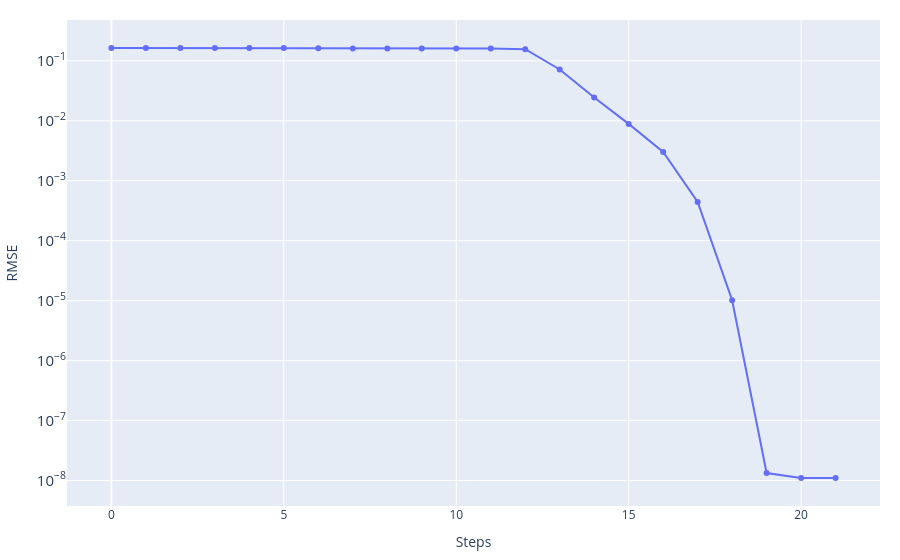
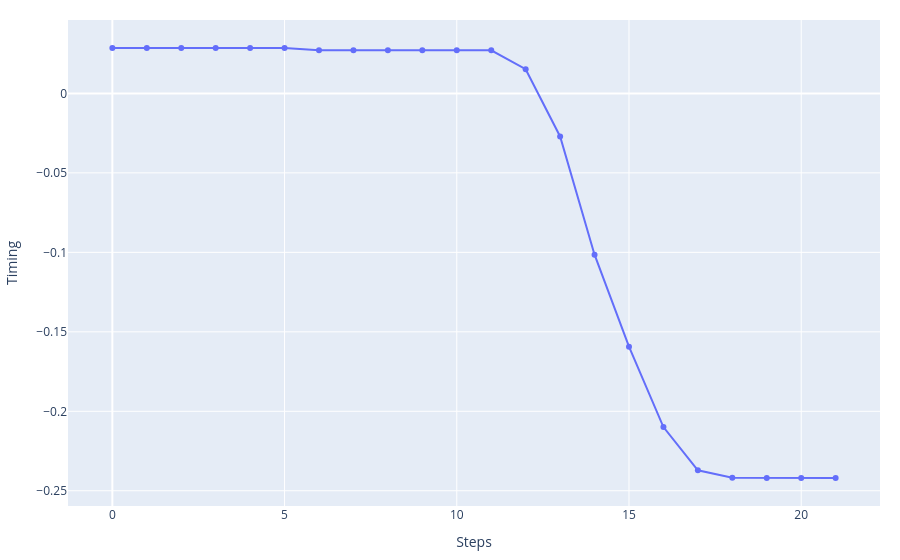
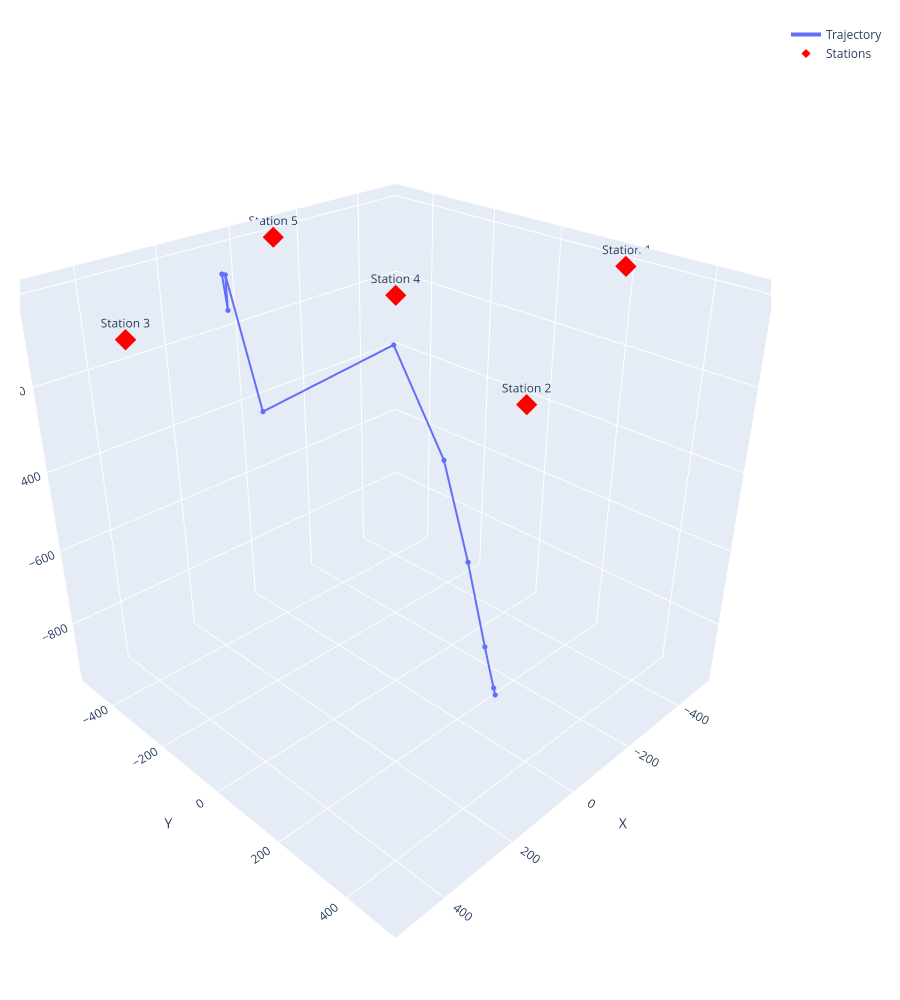

These figures' notebook cell, in order:
### Code cell
event_best_LM, history_LM, cost_story_LM, misfit_fin_LM = Levenberg_Marquardt.Levenberg_Marquardt(
    stations=stations_norm,
    event_test=np.copy(event_ini),
    n_iteration=1_000,
    vp=vp)

print('Best fitt with:')
print(f'\t- RMSE = {misfit_fin_LM}')
print(f'\t- Event = {event_best_LM}')

_ = graphics.history_2d(cost_story_LM, 'RMSE', log_y=True)
_ = graphics.history_2d(history_LM[:, 3], 'Timing')
_ = graphics.history_3d(history_LM[:, :3], stations_norm)

### Figure 1 — Plotly figure (JSON) as saved in the notebook; plotly's stock layout.template omitted (floating-point values rounded to 4 significant figures)
{"data": [{"mode": "lines+markers", "name": "RMSE", "type": "scatter", "x": [0, 1, 2, 3, 4, 5, 6, 7, 8, 9, 10, 11, 12, 13, 14, 15, 16, 17, 18, 19, 20, 21], "y": [0.1631, 0.1631, 0.1631, 0.1631, 0.1631, 0.1631, 0.1617, 0.1605, 0.1605, 0.1605, 0.1605, 0.1605, 0.1565, 0.07162, 0.02449, 0.00886, 0.003016, 0.0004429, 1.014e-05, 1.336e-08, 1.104e-08, 1.104e-08]}], "layout": {"hovermode": "x unified", "margin": {"b": 20, "l": 20, "r": 20, "t": 20}, "title": {}, "xaxis": {"showgrid": true, "title": {"text": "Steps"}}, "yaxis": {"exponentformat": "power", "showgrid": true, "title": {"text": "RMSE"}, "type": "log"}}}

### Figure 2 — Plotly figure (JSON) as saved in the notebook; plotly's stock layout.template omitted (floating-point values rounded to 4 significant figures)
{"data": [{"mode": "lines+markers", "name": "Timing", "type": "scatter", "x": [0, 1, 2, 3, 4, 5, 6, 7, 8, 9, 10, 11, 12, 13, 14, 15, 16, 17, 18, 19, 20, 21], "y": [0.02853, 0.02853, 0.02853, 0.02853, 0.02853, 0.02853, 0.02712, 0.02712, 0.02712, 0.02712, 0.02712, 0.02712, 0.01523, -0.0271, -0.1015, -0.1594, -0.2099, -0.2371, -0.2418, -0.2419, -0.2419, -0.2419]}], "layout": {"hovermode": "x unified", "margin": {"b": 20, "l": 20, "r": 20, "t": 20}, "title": {}, "xaxis": {"showgrid": true, "title": {"text": "Steps"}}, "yaxis": {"exponentformat": "power", "showgrid": true, "title": {"text": "Timing"}, "type": "linear"}}}

### Figure 3 — Plotly figure (JSON) as saved in the notebook; plotly's stock layout.template omitted (floating-point values rounded to 4 significant figures)
{"data": [{"customdata": ["0", "1", "2", "3", "4", "5", "6", "7", "8", "9", "10", "11", "12", "13", "14", "15", "16", "17", "18", "19", "20", "21"], "hovertemplate": "<b>Step %{customdata}</b><br>X: %{x:.2f}<br>Y: %{y:.2f}<br>Z: %{z:.2f}<extra></extra>", "line": {"width": 4}, "marker": {"size": 3}, "mode": "lines+markers", "name": "Trajectory", "type": "scatter3d", "x": [152.5, 152.5, 152.5, 152.5, 152.5, 152.5, 149.2, 149.2, 149.2, 149.2, 149.2, 149.2, 121.8, -2.564, -41.28, -65.96, -86.28, -97.41, -99.39, -99.43, -99.43, -99.43], "y": [-363.8, -363.8, -363.8, -363.8, -363.8, -363.8, -356.3, -356.3, -356.3, -356.3, -356.3, -356.3, -292.5, -7.894, 102.7, 158.3, 200.3, 222.8, 226.8, 226.9, 226.9, 226.9], "z": [-6.465, -6.465, -6.465, -6.465, -6.465, -6.465, -85.63, -7.112, -7.112, -7.112, -7.112, -7.112, -311.6, -108.7, -347.1, -587.0, -804.9, -916.3, -935.0, -935.5, -935.5, -935.5]}, {"hovertemplate": "<b>%{text}</b><br>X: %{x:.2f}<br>Y: %{y:.2f}<br>Z: %{z:.2f}<extra></extra>", "marker": {"color": "red", "size": 7, "symbol": "diamond"}, "mode": "markers+text", "name": "Stations", "text": ["Station 1", "Station 2", "Station 3", "Station 4", "Station 5"], "textposition": "top center", "type": "scatter3d", "x": [-500.0, 200.0, 500.0, 0.0, -100.0], "y": [200.0, 500.0, -200.0, 0.0, -500.0], "z": [-10.0, -10.0, -10.0, 0.0, -10.0]}], "layout": {"height": 1000, "margin": {"b": 20, "l": 20, "r": 20, "t": 20}, "scene": {"aspectmode": "data", "camera": {"eye": {"x": 1.5, "y": 1.5, "z": 1.2}}, "xaxis": {"showgrid": true, "title": {"text": "X"}}, "yaxis": {"showgrid": true, "title": {"text": "Y"}}, "zaxis": {"showgrid": true, "title": {"text": "Z"}}}, "title": {}}}
